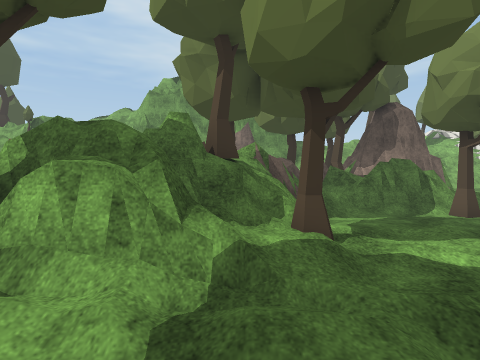
view 1 (above)

24 first-person views from a walk through a 3-D level made in the Unity game engine. The camera is 1.3 m above the floor, tilts 4° down and sees 80° across. The floor is counted in squares, 1 m on a side. Each view is taken from the middle of a square. On the plan, view 1 faces up. The plan holds only what a view shows up to about 13 squares ahead; the rest is blank. The place goes on beyond the plan. The player character is not drawn. Some surface patterns are stand-ins.

view 2
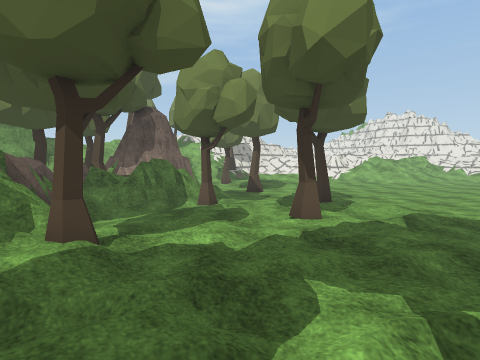

view 3
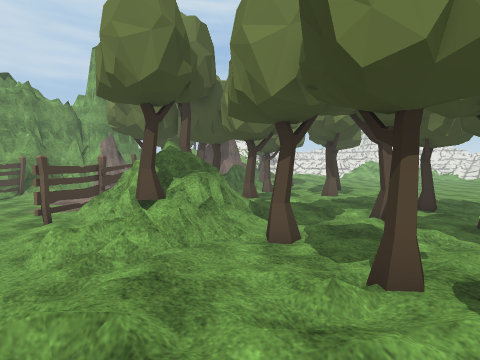

view 4
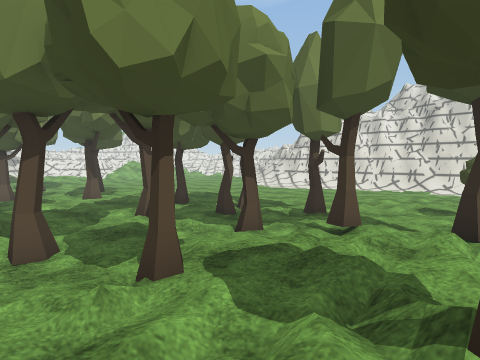

view 5
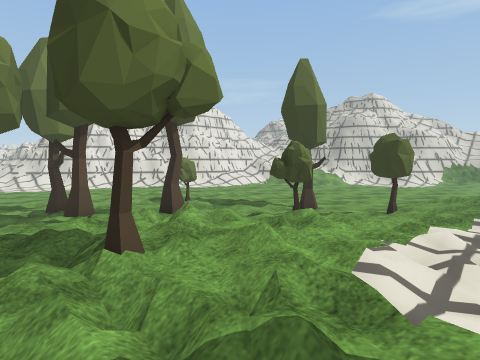

view 6
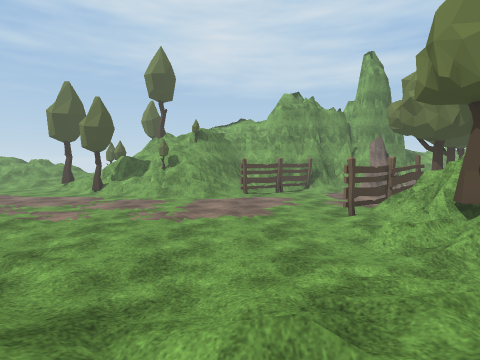

view 7
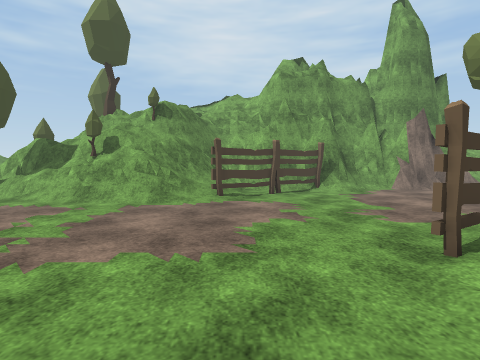

view 8
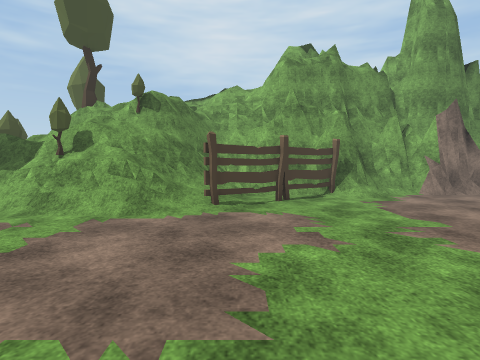

view 9
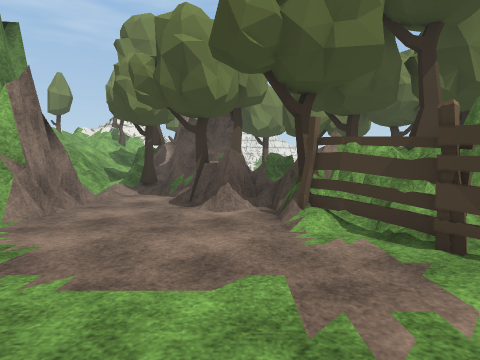

view 10
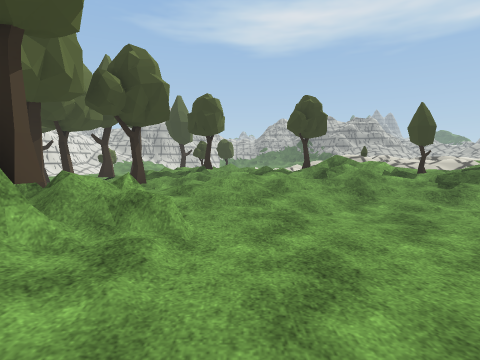

view 11
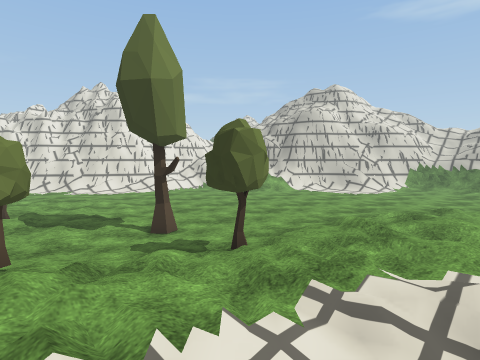

view 12
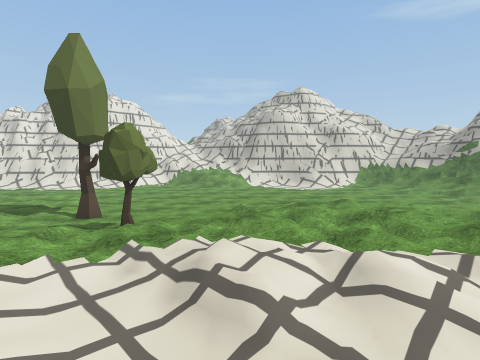

view 13
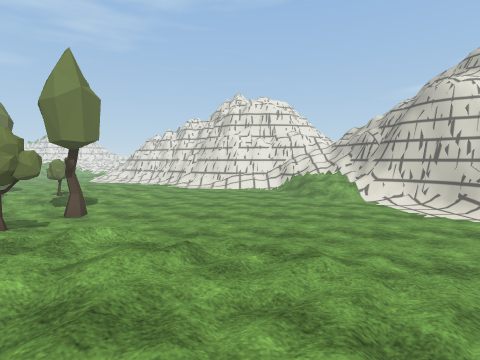

view 14
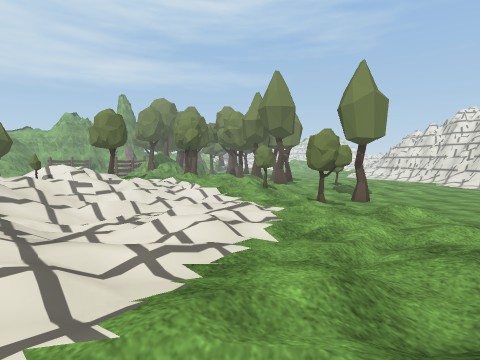

view 15
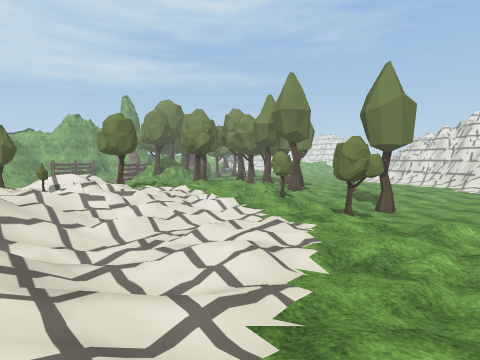

view 16
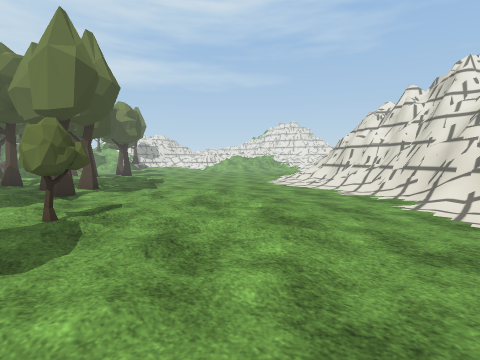

view 17
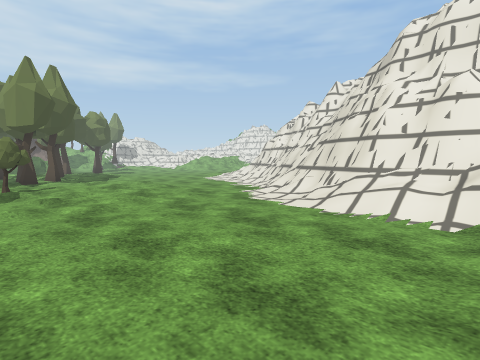

view 18
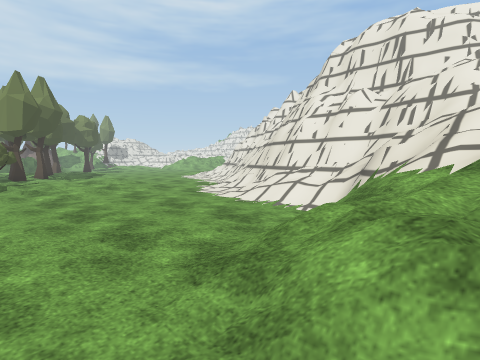

view 19
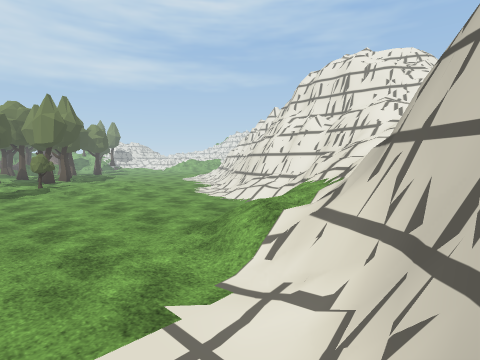

view 20
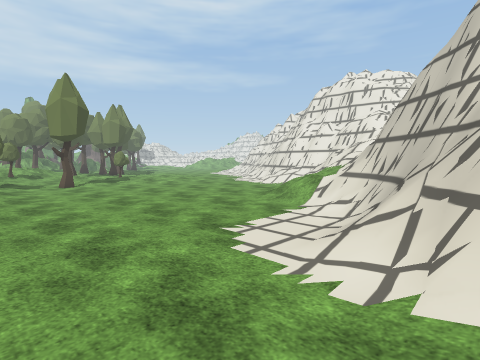

view 21
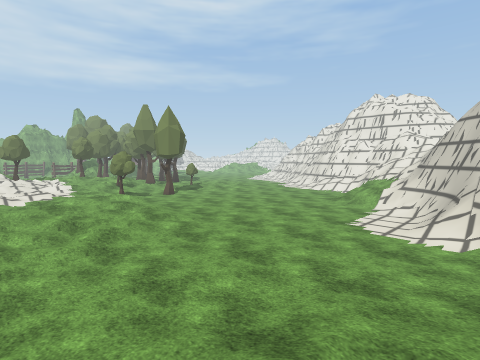

view 22
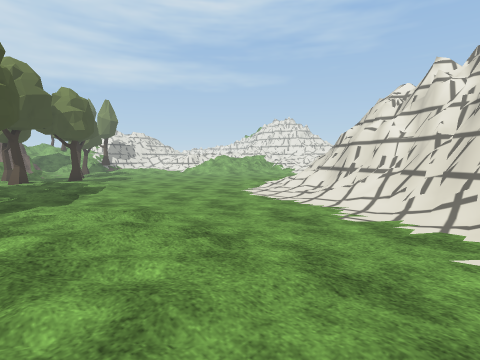

view 23
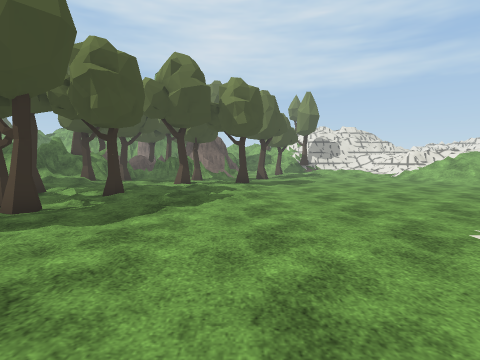

view 24
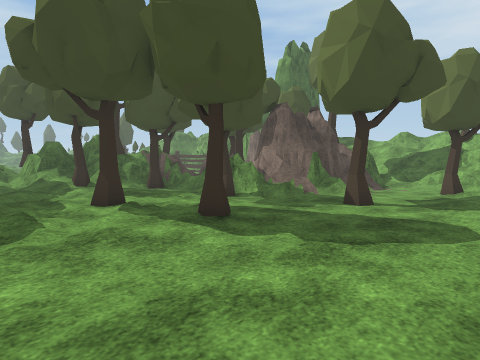

### Floor plan
Key: @ floor where view 1 was taken; # wall or solid block; . main floor; : floor 0.25 m higher than the main floor; + floor 0.5 m higher than the main floor; * floor 0.75 m higher than the main floor; % floor 1 m higher than the main floor; & floor 1.25 m higher than the main floor; / step, stairs or slope; = window, fence, low wall or low ledge; ^ raised ledge; v drop or lower ground; T tree; F fence; O other object.
Columns run from 15 left of view 1 to 14 right of it. Each row starts with its distance up from view 1.
 17   #######   ###   #===
 16  ##### =#####.###..//=    +/
 15 ###===*:.FF........TT#   ../
 14 =TT==#:FFF.........#####=...
 13 +/////FF..........=^#### ..T:
 12 ./////..........=T=#####/....
 11 ...............=########....:
 10 ..............F##===##+:.TT..
  9 .............F###=O#^#+:..T..
  8 ...........FF####T...T.......
  7 ..........FF=##T=T............
  6 ..........:=###TO:.::.........
  5 :.........:###=/T:::::..T.....
  4 :........//T###/+:::.T:.......
  3  ......../OT#==//::::...:.....
  2  .::....::==////:/:.::/:......
  1   /.../://+::T.../::::::......
  0  //////+/+//::.@/T::T:::......
 -1  ///////*/+::/::::::T:.:......
 -2  T/////*///TT//.:.T.::........
 -3  TT////*/*/*/+/T..TT..........
 -4   / /T///T/////::.:...........
 -5   ///T/**T/*//T::TT...........
 -6   T////////////::/T...........
 -7   /  //////////:::............
 -8  &%////**/// TT::..:..:......:
 -9  /*/////+/TT //::::.::....../O
-10  /////:+//T:...:TT:::/....../=
-11 ///::::/:::...:::::........//#
-12 ///+/////:/....:...::......#=#
-13 //+/+*++:T..T......:....../=##
-14 */+*/+//:T.............../=##
-15 *+/+:/++:/............../==##
-16 */*++/////............../###
-17 */////++:/............./###
-18 + //+/:/:.............//##
-19   //+:::/.............//####
-20    //::/:............./*##=#
-21    /::/:..............//##=#
-22    :::..............//=====#
-23    ............../////=/==/##
-24   ...............///////=v/##
-25   ..............//////////  #
-26   ..............===== =
-27    ............=####=
-28     /:......//=###v
-29     +::..../O=##vv
-30   /  ///: .#=##v

Positions as (right, up) in squares from view 1, and headings:
1: (0, 0), facing up
2: (0, 0), facing up-right
3: (-7, -3), facing up-right
4: (-7, -3), facing right
5: (-9, -3), facing down-right
6: (-9, -3), facing up
7: (-8, 3), facing up
8: (-8, 5), facing up
9: (-7, 11), facing right
10: (-7, 8), facing down
11: (-10, -9), facing down-right
12: (-13, -10), facing down-right
13: (-13, -19), facing right
14: (-15, -18), facing up-right
15: (-15, -17), facing up-right
16: (0, -16), facing up-right
17: (0, -22), facing up-right
18: (0, -25), facing up-right
19: (-2, -28), facing up-right
20: (-7, -30), facing up-right
21: (-13, -30), facing up-right
22: (4, -14), facing up-right
23: (9, -10), facing up
24: (14, 1), facing up-left
